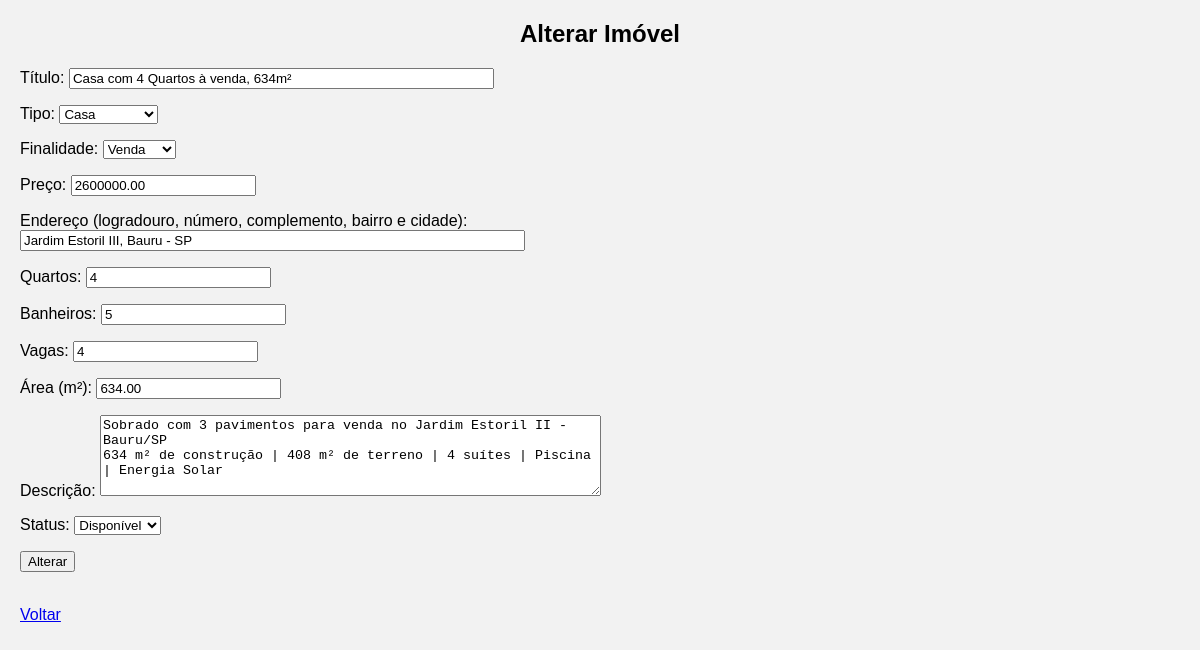
Page /Imovel/alterar.php?id=2 on the committed database.
### tables this page shows
CREATE TABLE IF NOT EXISTS imoveis (
    id INT NOT NULL AUTO_INCREMENT,
    titulo VARCHAR(120) NOT NULL,
    tipo_imovel VARCHAR(30) NOT NULL,
    finalidade VARCHAR(15) NOT NULL,
    preco DECIMAL(12,2) NOT NULL CHECK (preco >= 0),
    endereco VARCHAR(200) NOT NULL,
    quartos INT NOT NULL DEFAULT 0 CHECK (quartos >= 0),
    banheiros INT NOT NULL DEFAULT 1 CHECK (banheiros >= 0),
    vagas_garagem INT NOT NULL DEFAULT 0 CHECK (vagas_garagem >= 0),
    area_m2 DECIMAL(8,2) NOT NULL CHECK (area_m2 > 0),
    descricao TEXT NULL,
    status VARCHAR(20) NOT NULL DEFAULT 'Disponível',
    data_cadastro TIMESTAMP NOT NULL DEFAULT CURRENT_TIMESTAMP,
    PRIMARY KEY (id)
);

### Imovel/alterar.php (the view, shortened to what this page needs)
<HTML>
<HEAD>
 <link rel="stylesheet" href="estilo.css">
</HEAD>
<BODY>
<?php
$id=$_GET["id"] ?? "";
$bd=mysqli_connect("localhost","root","","lar_futuro") or die ("erro!");
mysqli_set_charset($bd,"utf8mb4");
$id=mysqli_real_escape_string($bd,$id);
$consulta=mysqli_query($bd,"select * from imoveis where id='$id'");
$reg=mysqli_fetch_array($consulta);
$titulo = htmlspecialchars($reg["titulo"],ENT_QUOTES);
$tipo_imovel = $reg["tipo_imovel"];
$finalidade = $reg["finalidade"];
$preco = $reg["preco"];
$endereco = htmlspecialchars($reg["endereco"],ENT_QUOTES);
$quartos = $reg["quartos"];
$banheiros = $reg["banheiros"];
$vagas_garagem = $reg["vagas_garagem"];
$area_m2 = $reg["area_m2"];
$descricao = htmlspecialchars($reg["descricao"] ?? "");
$status = $reg["status"];
?>
<center><h2>Alterar Imóvel</h2></center>
<form method="POST" action="regrava.php">
	<p>Título: <input type="text" size="50" name="titulo" value="<?php echo $titulo; ?>"></p>
	<p>Tipo:
	<select name="tipo_imovel">
		<option value="Casa" <?php if ($tipo_imovel=="Casa") echo "selected"; ?>>Casa</option>
	</select></p>
	<p>Finalidade:
	<select name="finalidade">
		<option value="Venda" <?php if ($finalidade=="Venda") echo "selected"; ?>>Venda</option>
	</select></p>
	<p>Preço: <input type="number" name="preco" min="0" step="0.01" value="<?php echo $preco; ?>"></p>
	<p>Endereço (logradouro, número, complemento, bairro e cidade):<br>
	<input type="text" size="60" name="endereco" value="<?php echo $endereco; ?>"></p>
	<p>Quartos: <input type="number" name="quartos" min="0" value="<?php echo $quartos; ?>"></p>
	<p>Banheiros: <input type="number" name="banheiros" min="0" value="<?php echo $banheiros; ?>"></p>
	<p>Vagas: <input type="number" name="vagas_garagem" min="0" value="<?php echo $vagas_garagem; ?>"></p>
	<p>Área (m²): <input type="number" name="area_m2" min="0" step="0.01" value="<?php echo $area_m2; ?>"></p>
	<p>Descrição: <textarea rows="5" cols="60" name="descricao"><?php echo $descricao; ?></textarea></p>
	<p>Status:
	<select name="status">
		<option value="Disponível" <?php if ($status=="Disponível") echo "selected"; ?>>Disponível</option>
	</select></p>
	<input type="submit" value="Alterar">
</form>
<br><a href="admin.php">Voltar</a>
</BODY>
</HTML>

### Imovel/estilo.css (style rules this page uses)
body { font-family: Arial; background: #f2f2f2; margin: 20px; }

### rows in the picture
imoveis: titulo "Casa com 4 Quartos à venda, 634m²", tipo_imovel "Casa", finalidade "Venda", preco "2600000.00", endereco "Jardim Estoril III, Bauru - SP", quartos "4", banheiros "5", vagas_garagem "4", area_m2 "634.00", descricao "Sobrado com 3 pavimentos para venda no Jardim Estoril II - Bauru/SP 634 m² de construção | 408 m² de terreno | 4 suítes | Piscina | Energia Solar", status "Disponível"
